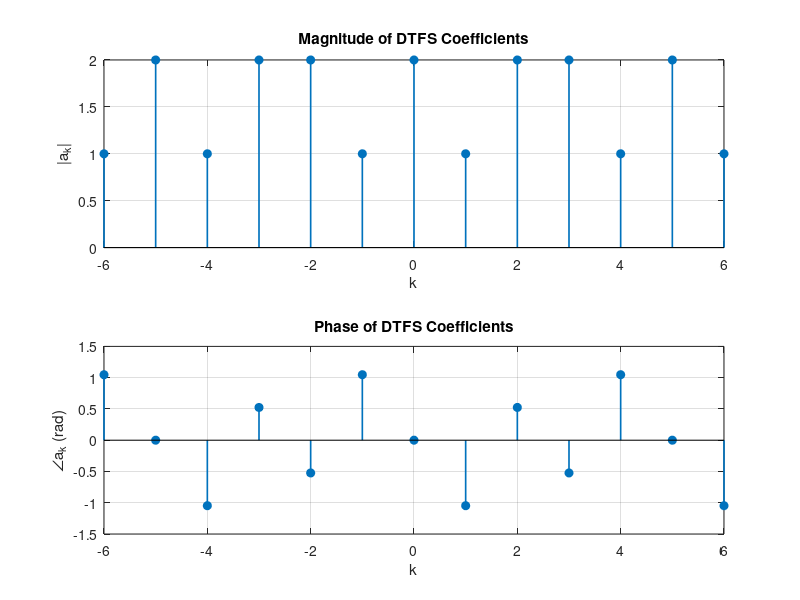

MATLAB code to generate this figure:
% ---- User input: DTFS coefficients for k = 1..5 (complex allowed) ----
a1 = exp(-1j*pi/3);      % a_1
a2 = 2.*exp(1j*pi/6);      % a_2
a3 = 2.*exp(-1j*pi/6);      % a_3
a4 = exp(1j*pi/3);      % a_4
a5 = 2;      % a_5   (note: a_0 == a_5 for N=5)

% ---- Build coefficients for k = -6..6 using period N = 5 --------------
N = 5;
ks = -6:6;

% Lookup table for indices 1..5 corresponding to residues mod 5:
% residue r = mod(k,5) in {0,1,2,3,4} maps to positions [5,1,2,3,4]
base = [a1, a2, a3, a4, a5];
res  = mod(ks, N);              % 0..4
map  = [5 1 2 3 4];             % r=0->5, r=1->1, ..., r=4->4
ak   = base(map(res+1));        % a_k over the requested range

% ---- Plots -------------------------------------------------------------
figure('Name','DTFS Coefficients (N=5)','Color','w');

subplot(2,1,1);
stem(ks, abs(ak), 'filled', 'LineWidth', 1.2); grid on;
xlabel('k'); ylabel('|a_k|');
title('Magnitude of DTFS Coefficients');

subplot(2,1,2);
stem(ks, angle(ak), 'filled', 'LineWidth', 1.2); grid on;
xlabel('k'); ylabel('∠a_k (rad)');
title('Phase of DTFS Coefficients');

% Optional: annotate that a_0 == a_5
disp('Note: For N=5, a_0 ≡ a_5 and a_{k+5} = a_k (periodicity).');
